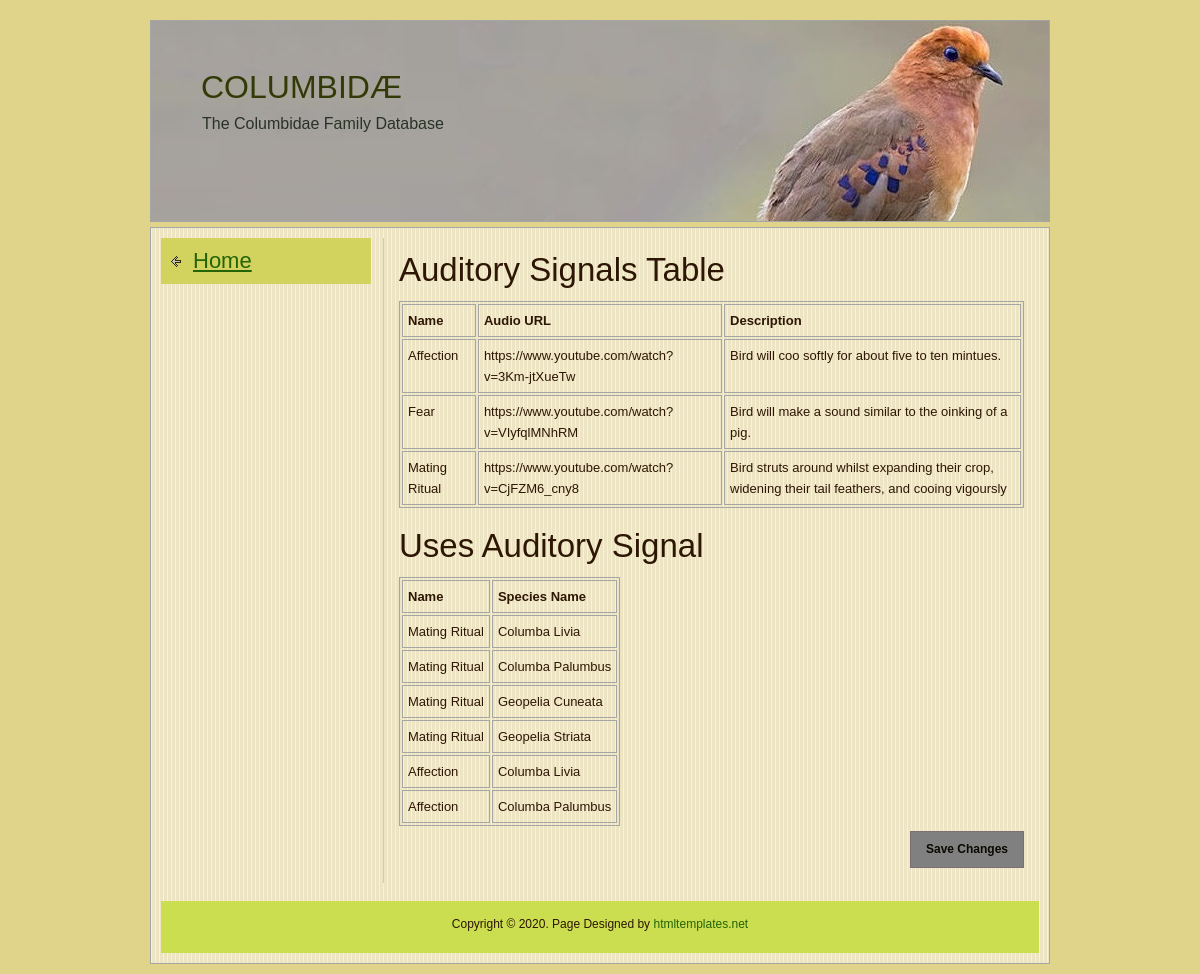
The page /tables/aud_signal.php on the database its author committed.
### tables this page shows
CREATE TABLE `auditory_signal` (
  `Name` varchar(50) NOT NULL,
  `Audio` varchar(100) DEFAULT NULL,
  `Description` varchar(1000) DEFAULT NULL,
  PRIMARY KEY (`Name`)
);

CREATE TABLE `exhibits_auditory_signal` (
  `Name` varchar(50) NOT NULL,
  `SLatinName` varchar(50) NOT NULL,
  KEY `Name` (`Name`),
  KEY `SLatinName` (`SLatinName`),
  CONSTRAINT `EXHIBITS_AUDITORY_SIGNAL_ibfk_1` FOREIGN KEY (`Name`) REFERENCES `auditory_signal` (`Name`) ON DELETE CASCADE ON UPDATE CASCADE,
  CONSTRAINT `EXHIBITS_AUDITORY_SIGNAL_ibfk_2` FOREIGN KEY (`SLatinName`) REFERENCES `species` (`LatinName`) ON DELETE CASCADE ON UPDATE CASCADE
);

### tables/aud_signal.php (the view, shortened to what this page needs)
<!DOCTYPE html>
<html>
<head>
<link href="../css/style.css" rel="stylesheet" type="text/css">
</head>
<body>
<div id="wrapper">
  <div id="header">
    <div class="top_banner">
      <h1>COLUMBIDÆ</h1>
      <p>The Columbidae Family Database</p>
    </div>
  </div>
  <div id="page_content">
    <div class="left_side_bar back_nav">
      <div class="col_1">
        <h1><a href="../home.php">Home</a></h1>
      </div>
    </div>
    <div class="right_section">
    <?php
      $DB_HOST = $_ENV["DB_HOST"];
      $DB_USERNAME = $_ENV["DB_USERNAME"];
      $DB_PASSWORD = $_ENV["DB_PASSWORD"];
      $DB_DBNAME = $_ENV["DB_DBNAME"];
      $DB_PORT = $_ENV["DB_PORT"];
      $link=mysqli_connect($DB_HOST, $DB_USERNAME, $DB_PASSWORD, $DB_DBNAME, $DB_PORT)
        or die(header("Location: ../error.php"));
      $query = "SELECT * FROM AUDITORY_SIGNAL";
      $result = mysqli_query($link, $query)
        or die("<br><b>Query failed</b>");
      echo"<h1>Auditory Signals Table</h1><nl>";
      echo "<blockquote contenteditable=true>";
      echo "<table>\n";
      echo "<td><b>Name</b></td><td><b>Audio URL</b></td><td><b>Description</b></td>";
      while ($line = mysqli_fetch_array($result, MYSQLI_ASSOC))
      {
        echo "\t<tr>\n";
        foreach ($line as $col_value)
        {
          echo "\t\t<td>$col_value</td>\n";
        }
        echo "\t</tr>\n";
      }
      echo "</table>\n";
      echo "</blockquote>";
      $query = "SELECT * FROM EXHIBITS_AUDITORY_SIGNAL";
      $result = mysqli_query($link, $query) or die("<br><b>Query failed</b></br>");
      echo "<br><h1>Uses Auditory Signal</h1>";
      echo "<blockquote contenteditable=true>";
      echo "<table>\n";
      echo "<td><b>Name</b></td><td><b>Species Name</b></td>";
      while ($line = mysqli_fetch_array($result, MYSQLI_ASSOC))
      {
        echo "\t<tr>\n";
        foreach ($line as $col_value)
        {
          echo "\t\t<td>$col_value</td>\n";
        }
        echo "\t</tr>\n";
      }
      echo "</table>\n";
      echo "</blockquote>";
      ?>
      <p><a onclick="updateTable()" class="btn" id="saveBtn">Save Changes</a></p>
    </div>
    <div id="footer">Copyright &copy; 2020. Page Designed by <a href="http://www.htmltemplates.net" target="_blank">htmltemplates.net</a><br>
    </div>
  </div>
</div>
</body></html>

### css/style.css (style rules this page uses)
html, body, div, span, applet, object, iframe, h1, h2, h3, h4, h5, h6, p, blockquote, pre, a, abbr, acronym, address, big, cite, code, del, dfn, em, font, img, ins, kbd, q, s, samp, small, strike, strong, sub, sup, tt, var, b, u, i, center, dl, dt, dd, ol, ul, li, fieldset, form, label, legend, table, caption, tbody, tfoot, thead, tr, th, td, hr, button { margin:0; padding:0; border:0; outline:0; font-size:100%; vertical-align:baseline; background:none; }
h1, h2, h3, h4, h5, h6, li { line-height:100%; }
blockquote, q { quotes:none; }
body { margin:0px; padding:0px; font-size:13px; line-height:21px; color:#2d1604; background-color:#e0d48a; font-family:Arial, Helvetica, sans-serif; }
h1, h2, h3, h4, h5, h6 { font-weight:normal; }
h1 { font-size:33px; margin-bottom:15px; }
a { color: #236407;text-decoration: underline; }
table,th,td { border:1px solid #a4a5a5; }
tr { margin:0 0 5px 0;padding:3px; }
td { padding:5px;margin:0 1px; }
#wrapper { width:900px; margin:0 auto; padding:20px 0 10px 0; }
#header { padding:0px 0px 5px; }
#header .top_banner { background:url(../images/blue_eyed_dove.jpg) no-repeat left top; height:150px; padding:50px 35px 0 50px; border:#a4a5a5 solid 1px; }
#header h1 { font-size:32px; color:#323A07; margin:0px; padding:0px 0px 10px; }
#header p { font-size:16px; margin-left:1px; color:#293325; }
#page_content { padding:10px; background:url(../images/body.jpg) repeat; border:#a4a5a5 solid 1px; }
#page_content .right_section { width:625px; float:right; padding:15px; border-left:#d4d093 solid 1px; }
a.btn { color:#0a0800; font-size:12px; text-decoration:none; padding:7px 15px 7px 15px; font-weight:bold; display:inline-block; border:#7a6f73 solid 1px; background-color:#bdd92c; }
.left_side_bar { width:210px; float:left; }
.left_side_bar h1 { font-size:22px; padding:12px 0 12px 32px; margin-bottom:5px; color:#1b0400; background:url(../images/arrow.png)#d2d35e no-repeat 10px center; }
.back_nav h1 { font-size:22px; padding:12px 0 12px 32px; margin-bottom:5px; color:#1b0400; background:url(../images/back_arrow.png)#d2d35e no-repeat 10px center; }
.left_side_bar .col_1 { padding:0px 0 20px 0; }
#footer { clear:both; margin-top:18px; padding:15px 0 12px 0; height:25px; text-align:center; font-family:Verdana, Geneva, sans-serif; font-size:12px; line-height:17px; background: #cbde50; }
#footer a { color: #236407; text-decoration:none; }
#saveBtn { margin-top: 5px; float: right; cursor: default; background-color: grey; }

### rows shown on the page
auditory_signal: Name "Affection", Audio "https://www.youtube.com/watch?v=3Km-jtXueTw", Description "Bird will coo softly for about five to ten mintues."
auditory_signal: Name "Fear", Audio "https://www.youtube.com/watch?v=VIyfqlMNhRM", Description "Bird will make a sound similar to the oinking of a pig."
auditory_signal: Name "Mating Ritual", Audio "https://www.youtube.com/watch?v=CjFZM6_cny8", Description "Bird struts around whilst expanding their crop, widening their tail feathers, and cooing vigoursly"
exhibits_auditory_signal: Name "Mating Ritual", SLatinName "Columba Livia"
exhibits_auditory_signal: Name "Mating Ritual", SLatinName "Columba Palumbus"
exhibits_auditory_signal: Name "Mating Ritual", SLatinName "Geopelia Cuneata"
exhibits_auditory_signal: Name "Mating Ritual", SLatinName "Geopelia Striata"
exhibits_auditory_signal: Name "Affection", SLatinName "Columba Livia"
exhibits_auditory_signal: Name "Affection", SLatinName "Columba Palumbus"
